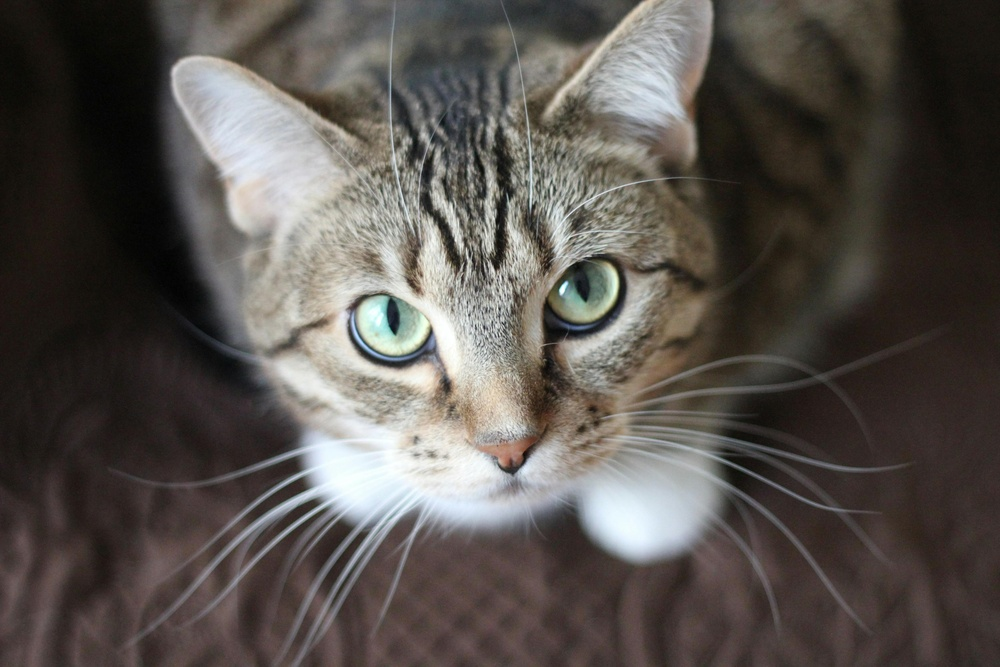
#> input picture cgcg/cat.jpg, 1000 x 667 px, shrunk from 3456 x 2304 before the run
$ jupyter execute ip5.ipynb
#> lines starting #> are read from the running program, lines starting #| are printed output that depends on the picture; after the words box and inside, x2 and y2 are one past the last pixel; in counts of white or black regions, pixels touching at a corner belong together
[cell 1]
import cv2
import numpy as np
from matplotlib import pyplot as plt

img1=cv2.imread("cat.jpg")
#> img1 is the input picture: shape (667, 1000, 3); mean B, G, R 77.8, 82.3, 87.6
gray=cv2.cvtColor(img1,cv2.COLOR_BGR2GRAY)

edged=cv2.Canny(gray,30,200)
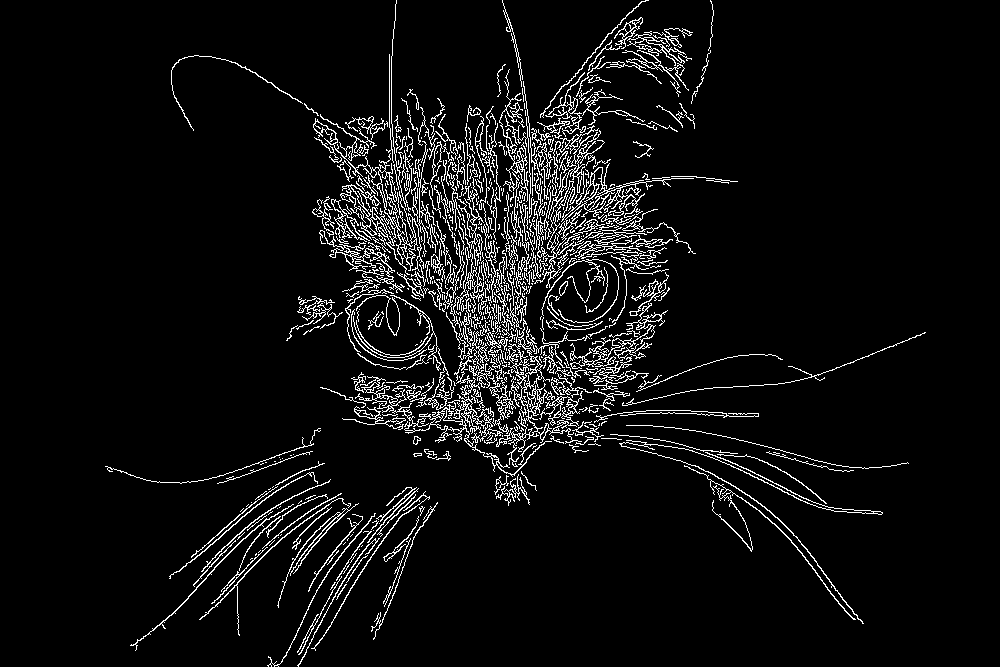
#> edged: shape (667, 1000); 6% white in thin lines or dots, all inside (x1, y1, x2, y2) = (105, 0, 926, 667)

cont, hierarchy=cv2.findContours(edged,cv2.RETR_EXTERNAL,cv2.CHAIN_APPROX_NONE)
#> cont = 586 contours, 472 with area under 20; largest, box (x1, y1, x2, y2) and area: (505, 115, 694, 288) 2072, (313, 114, 424, 275) 1942, (496, 318, 584, 467) 1372, (355, 376, 552, 477) 1276, (570, 303, 668, 369) 431
print('Number of Contours found = ' + str(len(cont)))
#| Number of Contours found = 586
cv2.drawContours(img1, cont, -1, (0, 255, 0), 2)
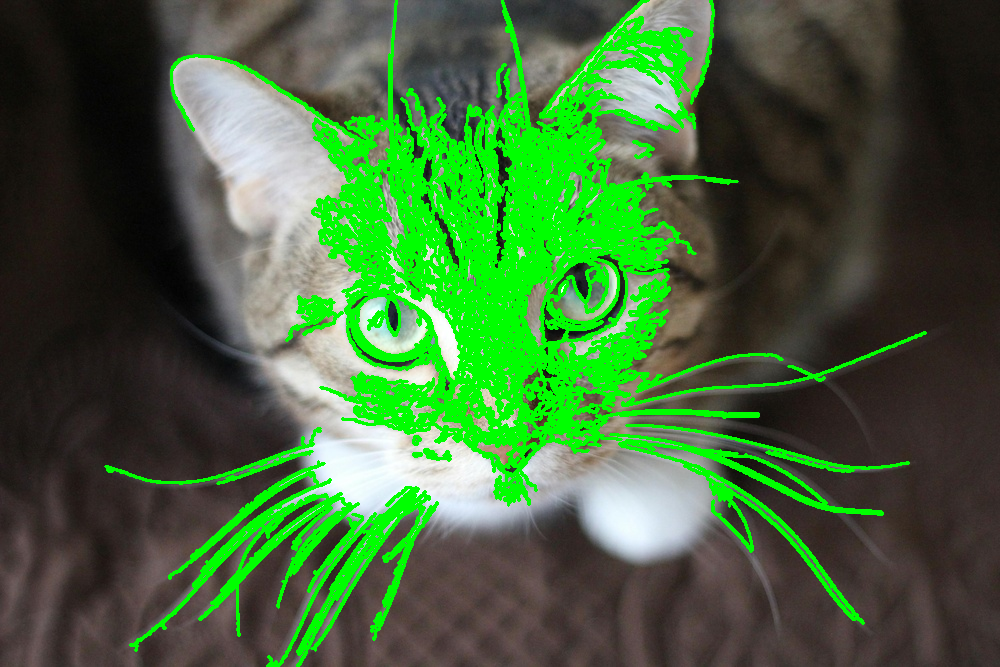
#> img1: shape (667, 1000, 3); 16.54% of pixels changed, all inside (x1, y1, x2, y2) = (104, 0, 927, 667)
plt.imshow(img1)
plt.show()

$ run again, with cgcg/faces.jpeg copied over cgcg/cat.jpg
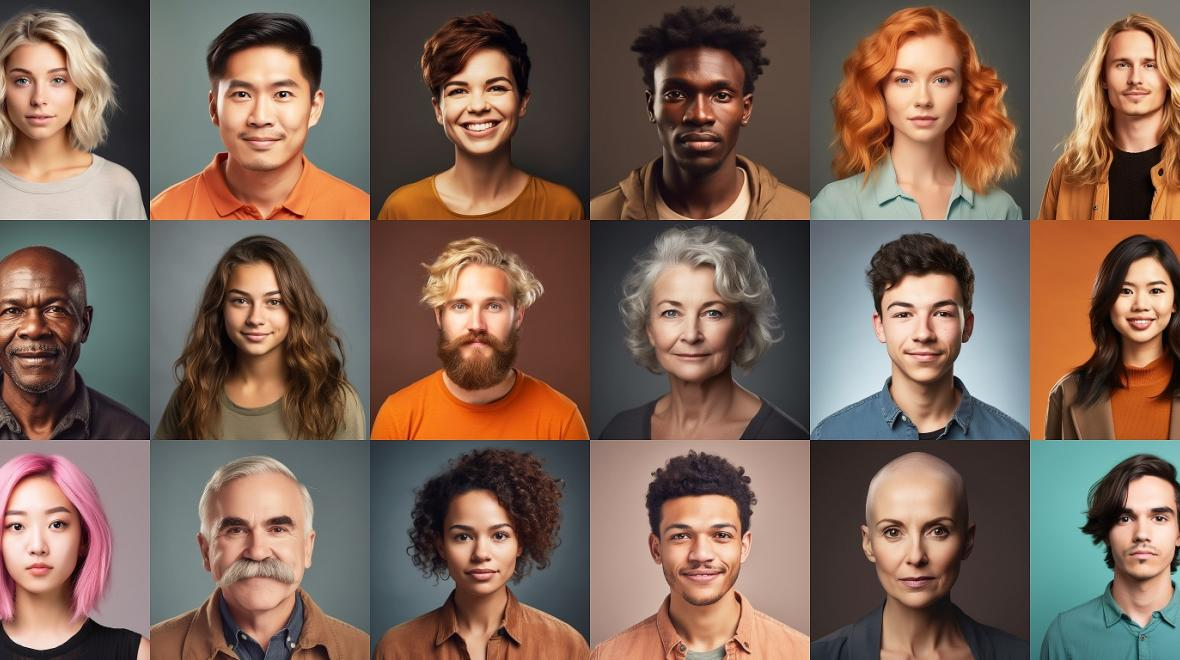
#> input picture cgcg/faces.jpeg, 1180 x 660 px
#> img1 is the input picture: shape (660, 1180, 3); mean B, G, R 86.8, 100.2, 123.9
#> `edged=cv2.Canny(gray,30,200)`:
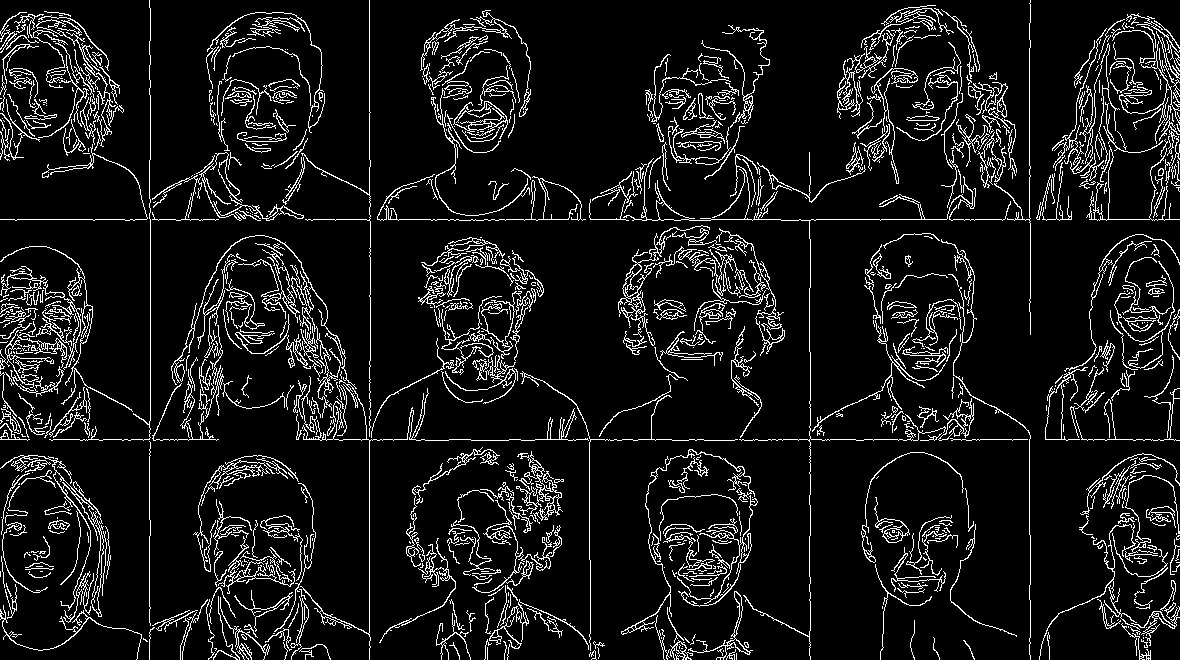
#> edged: shape (660, 1180); 9% white in thin lines or dots
#> cont = 943 contours, 738 with area under 20; largest, box (x1, y1, x2, y2) and area: (152, 152, 304, 221) 1622, (1045, 367, 1088, 441) 758, (618, 225, 710, 346) 662, (623, 154, 976, 660) 534, (0, 455, 104, 617) 492
#| Number of Contours found = 943
#> `cv2.drawContours(img1, cont, -1, (0, 255, 0), 2)`:
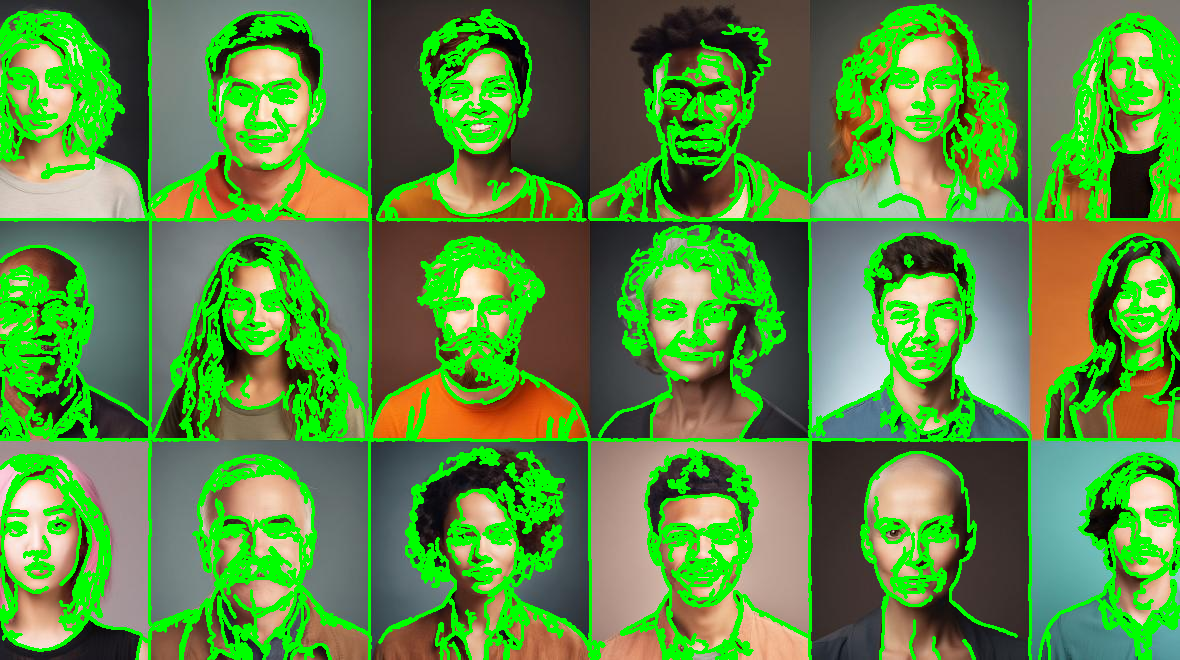
#> img1: shape (660, 1180, 3); mean B, G, R 66.4, 141.8, 89.3
